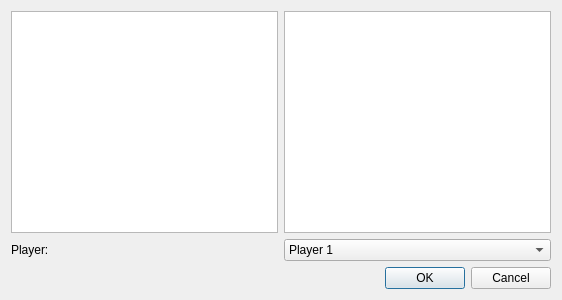
<?xml version="1.0" encoding="UTF-8"?>
<ui version="4.0">
 <class>addPilotDialog</class>
 <widget class="QDialog" name="addPilotDialog">
  <property name="geometry">
   <rect>
    <x>0</x>
    <y>0</y>
    <width>562</width>
    <height>300</height>
   </rect>
  </property>
  <property name="windowTitle">
   <string>Add pilot to game</string>
  </property>
  <layout class="QVBoxLayout" name="verticalLayout">
   <item>
    <layout class="QHBoxLayout" name="horizontalLayout">
     <item>
      <widget class="QListWidget" name="pilotListWidget"/>
     </item>
     <item>
      <widget class="QTextEdit" name="descriptionTextEdit"/>
     </item>
    </layout>
   </item>
   <item>
    <layout class="QHBoxLayout" name="horizontalLayout_2">
     <item>
      <widget class="QLabel" name="label">
       <property name="text">
        <string>Player:</string>
       </property>
      </widget>
     </item>
     <item>
      <widget class="QComboBox" name="playerComboBox">
       <item>
        <property name="text">
         <string>Player 1</string>
        </property>
       </item>
       <item>
        <property name="text">
         <string>Player 2</string>
        </property>
       </item>
      </widget>
     </item>
    </layout>
   </item>
   <item>
    <widget class="QDialogButtonBox" name="buttonBox">
     <property name="orientation">
      <enum>Qt::Horizontal</enum>
     </property>
     <property name="standardButtons">
      <set>QDialogButtonBox::Cancel|QDialogButtonBox::Ok</set>
     </property>
    </widget>
   </item>
  </layout>
 </widget>
 <resources/>
 <connections>
  <connection>
   <sender>buttonBox</sender>
   <signal>accepted()</signal>
   <receiver>addPilotDialog</receiver>
   <slot>accept()</slot>
   <hints>
    <hint type="sourcelabel">
     <x>248</x>
     <y>254</y>
    </hint>
    <hint type="destinationlabel">
     <x>157</x>
     <y>274</y>
    </hint>
   </hints>
  </connection>
  <connection>
   <sender>buttonBox</sender>
   <signal>rejected()</signal>
   <receiver>addPilotDialog</receiver>
   <slot>reject()</slot>
   <hints>
    <hint type="sourcelabel">
     <x>316</x>
     <y>260</y>
    </hint>
    <hint type="destinationlabel">
     <x>286</x>
     <y>274</y>
    </hint>
   </hints>
  </connection>
 </connections>
</ui>
